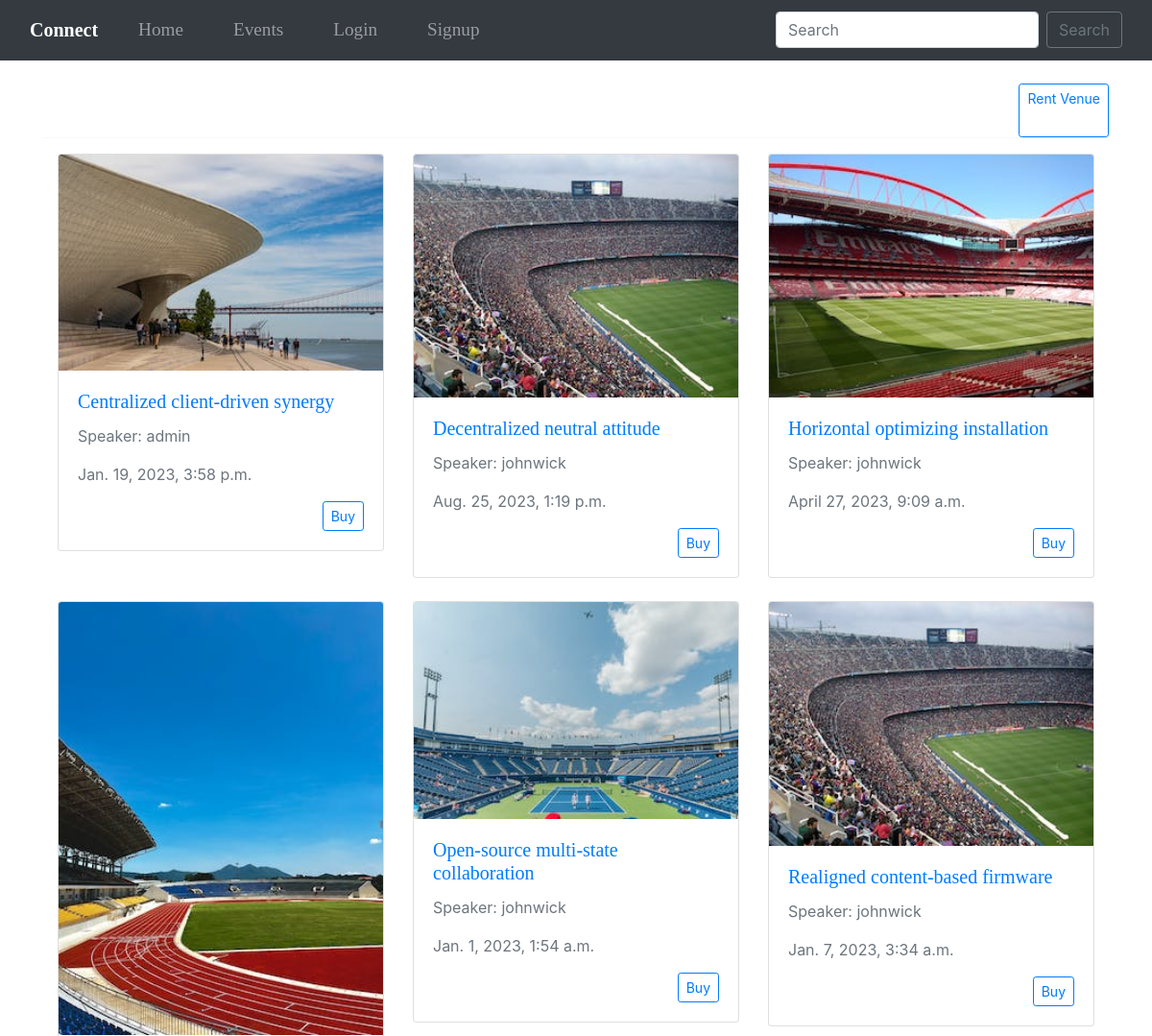
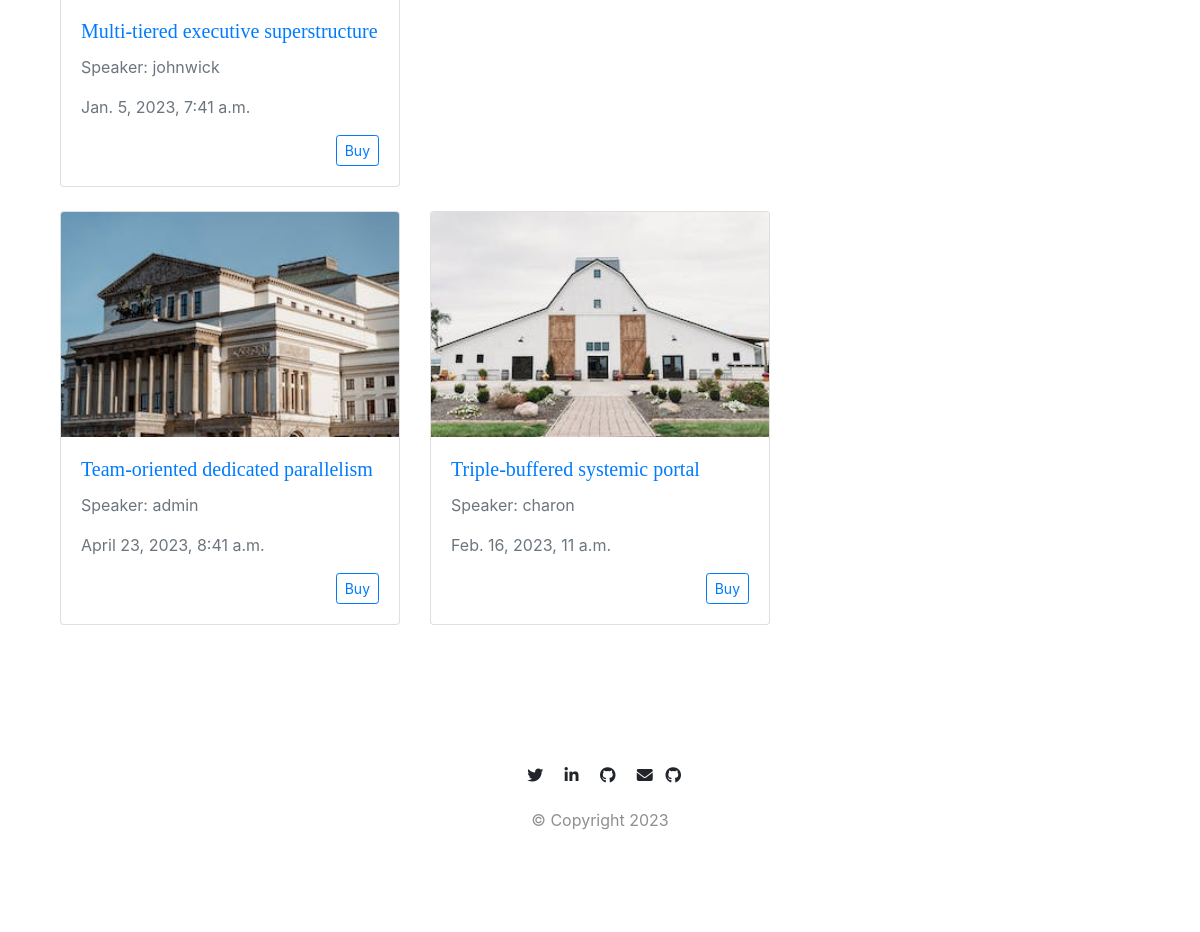
Screenshot of /events/ with the database file from the repository (2 pictures, top to bottom).
### events/models.py (models this page shows, shortened)
class Event(models.Model):
	name = models.CharField('Event Name', max_length=120)
	speaker = models.CharField('Speaker',max_length=250,blank=True,null=True)
	event_date= models.DateTimeField('Event Date')
	venue = models.ForeignKey(Venue, blank=True, null=True, on_delete=models.CASCADE, related_name="event")
	reservation = models.ForeignKey(Reservation, on_delete=models.CASCADE, null=True, blank=True, related_name="event_reservation")
	manager = models.ForeignKey(User, blank=True, null=True, on_delete=models.SET_NULL)
	description = models.TextField(default='',blank=True)
	description_html = models.TextField(editable=False,default='',blank=True)
	total_tickets = models.PositiveIntegerField(default=0)
	available_tickets = models.PositiveIntegerField(default=0)
	ticket_price =  models.PositiveIntegerField(default=0)
	payment = models.BooleanField(default=False)
	def __str__(self):
		return self.name
	class Meta:
		ordering = ['-event_date']

### venue/models.py (models this page shows, shortened)
class Venue(models.Model):
	name = models.CharField('Venue Name', max_length=120)
	owner = models.ForeignKey(User, blank=True, null=True, on_delete=models.CASCADE,related_name='owned_venues')
	address = models.CharField(max_length=300)
	slug = models.SlugField('Series slug', null=True, blank=True, unique=True)
	zip_code = models.CharField('Zip Code', max_length=15)
	phone = models.CharField('Contact Phone', max_length=25, blank=True)
	web = models.URLField('Website Address', blank=True)
	descriptions = models.TextField(blank=True, null=True)
	email_address = models.EmailField('Email Address', max_length=40, blank=True)
	price = models.PositiveIntegerField(default=0)
	capacity = models.PositiveIntegerField(blank=True, null=True)
	picture = models.ImageField(upload_to=upload_image_to,default=random_default_picture, blank=True)
	def __str__(self):
		return self.name
	class Meta:
		ordering = ['name']
		unique_together = ['name','owner']

### accounts/models.py (models this page shows)
class CustomUser(AbstractUser):
	STATUS = (
	    ('regular', 'regular'),
	    ('moderator', 'moderator'),
	)
	email = models.EmailField(unique=True)
	status = models.CharField(max_length=100, choices=STATUS, default='regular')
	def __str__(self):
	    return self.username

### events/views.py (the view)
# urls.py: path('events/', views.all_events, name='list-events'),
def all_events(request):
	events = Event.objects.all().order_by('name')
	return render(request,'events/event_list.html',{"events":events,})

### events/templates/events/event_list.html
{%extends "events/base.html" %}
{% block content%}
<div class="d-flex justify-content-between">
	<h1 style="text-align: left;">All Events Here</h1>
	<a href="{% url 'venues:list-venues' %}" class="btn btn-sm btn-outline-primary">Rent Venue</a>
  </div>
  <hr style="width: 100%; margin-top: 0;">
<div class="container">
  <div class="row">
    {% for event in events %}
    <div class="col-lg-4 col-md-6 col-sm-12">
      <div class="card mb-4">
		<a href="{% url 'events:event-detail' event_id=event.id %}">
        <img src="{{ event.venue.picture.url }}" class="card-img-top" alt="{{ event.venue.name }}"></a>
        <div class="card-body">
		<a href="{% url 'events:event-detail' event_id=event.id %}">
          <h5 class="card-title">{{ event.name }}</h5></a>
		  {% if event.speaker %}
          <p class="card-text text-muted">Speaker: {{ event.speaker }}</p>
		  {% else %}
		  <p class="card-text text-muted">Speaker: {{ event.manager }}</p>
		  {% endif %}
          <p class="card-text text-muted">{{ event.event_date }}</p>
          <div class="text-right">
            {% if user == event.manager %}
            <a href="{% url 'events:update-event' event_id=event.id %}" class="btn btn-outline-primary btn-sm">Update</a>
            <a href="{% url 'events:delete-event' event_id=event.id %}" class="btn btn-outline-danger btn-sm">Delete</a>
            {% else %}
            <a href="{% url 'events:event-detail' event_id=event.id %}" class="btn btn-outline-primary btn-sm">Buy</a>
            {% endif %}
          </div>
        </div>
      </div>
    </div>
    {% endfor %}
  </div>
</div>
{%endblock%}

### events/templates/events/base.html (shortened to what this page needs)
<!doctype html>
{%load static %}
<html lang="en">
  <link href="https://cdn.jsdelivr.net/npm/bootstrap@5.3.0/dist/css/bootstrap.min.css" rel="stylesheet">
  <link rel="stylesheet" href="{% static 'css/index.css' %}">
  <link rel="stylesheet" href="https://maxcdn.bootstrapcdn.com/bootstrap/4.5.2/css/bootstrap.min.css">
    {% block header %}
    <link rel="stylesheet" href="{% static 'css/styles.css' %}">
    {%endblock%}
</head>
<body>
	{% include 'events/navbar.html' %}
	<br/>
  <div class='container'>
   	{% block content%}{%endblock%}
  </div>
</body>
<footer id="footer">
  <div>
    <i class="fa-brands fa-twitter med-contact"></i>
    <i class="fa-brands fa-linkedin med-contact"></i>
    <i class="fa-brands fa-github med-contact"></i>
    <i class="fa-solid fa-envelope med-contact"></i>
    <i class="fa-brands fa-github"></i>
  </div>
  <p>© Copyright 2023</p>
</footer>
</html>

### events/templates/events/navbar.html (shortened to what this page needs)
{%load static %}
<link rel="stylesheet" href="https://cdnjs.cloudflare.com/ajax/libs/font-awesome/4.7.0/css/font-awesome.css"
 />
<nav class="navbar navbar-expand-lg  bg-dark
    navbar-dark">
  <div class="container-fluid">
    <a class="navbar-brand" href="{% url 'events:list-events' %}">Connect</a>
    <div class="collapse navbar-collapse" id="navbarSupportedContent">
      <ul class="navbar-nav me-auto mb-2 mb-lg-0">
        {% if user.is_authenticated %}
        <li class="nav-item">
          <a class="nav-link" href="{% url 'events:list-events'%}">Events</a>
        </li>
        <li class="nav-item">
          <a class="nav-link" href="{% url 'venues:list-venues' %}">Venues</a>
        </li>
        <li class="nav-item">
          <a class="nav-link" href="{% url 'reservation:reservation' %}">Reservation
            <i class="fa fa-bell-o" aria-hidden="true"><span class="badge" id="reserv_count_badge"></span></i></a>
        </li>
        <li class="nav-item">
          <a class="nav-link" href="{% url 'chat_app:chat'  username=None %}">Messages
            <i class="fa fa-bell-o" aria-hidden="true"><span class="badge" id="count_badge"></span></i></a>
        </li>
        <li class="nav-item">
          <a class="nav-link" href="{% url 'accounts:logout' %}">Logout </a>
        </li>
        {%else%}
        <li class="nav-item">
          <a class="nav-link" href="{% url 'events:home'  %}">Home</a>
        </li>
         <li class="nav-item">
          <a class="nav-link" href="{% url 'events:list-events'%}">Events</a>
        </li>
          <li class="nav-item">
          <a class="nav-link" href="{% url 'accounts:login' %}">Login</a>
        </li>
         <li class="nav-item">
          <a class="nav-link" href="{% url 'accounts:signup' %}">Signup</a>
        </li>
        {%endif%}
      </ul>
      <form class="d-flex" role="search" method=POST action="{% url 'venues:search-venues' %}">
        <input class="form-control me-2" type="search" placeholder="Search" aria-label="Search" name="searched">
        <button class="btn btn-outline-secondary" type="submit">Search</button>
      </form>
    </div>
  </div>
</nav>

### static/css/index.css (style rules this page uses)
body { font-family:Montserrat; }
h1,h2,h3,h4,h5 { font-family: Montserrat-Bold }
h1 { font-weight: Bold; size: 3.5rem; line-height: 1.5; color: white; }
p { color: #8f8f8f; }
.container-fluid { padding: 1px; }
.navbar { padding: 0 0 4.5rem; }
.navbar-brand { font-family: Ubuntu; font-size: 2.5rem; font-weight: bold; }
.nav-item { padding: 0 18px; }
.nav-link { font-size: 1.2rem; font-family: Montserrat-light; }
#footer { background-color:#fff; text-align: center; padding: 7% 15%; }
.med-contact { padding:4% 1% 3% 1%; }

### static/css/styles.css (style rules this page uses)
html, body { height: 100%; }

### rows the page displays
Event: venue.picture (picture), name "Centralized client-driven synergy", manager "admin", event_date "Jan. 19, 2023, 3:58 p.m.", shows "Buy"
Event: venue.picture (picture), name "Decentralized neutral attitude", manager "johnwick", event_date "Aug. 25, 2023, 1:19 p.m.", shows "Buy"
Event: venue.picture (picture), name "Horizontal optimizing installation", manager "johnwick", event_date "April 27, 2023, 9:09 a.m.", shows "Buy"
Event: venue.picture (picture), name "Multi-tiered executive superstructure", manager "johnwick", event_date "Jan. 5, 2023, 7:41 a.m.", shows "Buy"
Event: venue.picture (picture), name "Open-source multi-state collaboration", manager "johnwick", event_date "Jan. 1, 2023, 1:54 a.m.", shows "Buy"
Event: venue.picture (picture), name "Realigned content-based firmware", manager "johnwick", event_date "Jan. 7, 2023, 3:34 a.m.", shows "Buy"
Event: venue.picture (picture), name "Team-oriented dedicated parallelism", manager "admin", event_date "April 23, 2023, 8:41 a.m.", shows "Buy"
Event: venue.picture (picture), name "Triple-buffered systemic portal", manager "charon", event_date "Feb. 16, 2023, 11 a.m.", shows "Buy"
